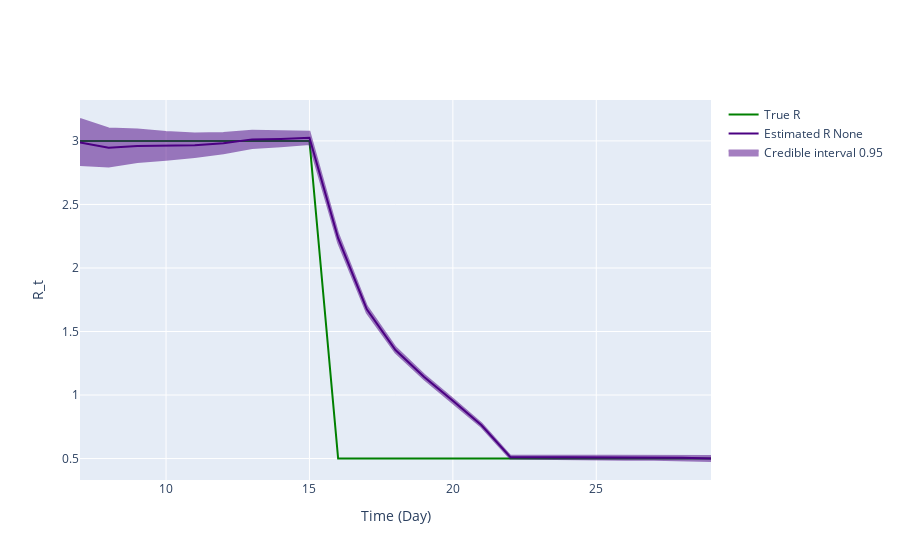

Here is the notebook cell this chart was saved with:
### Code cell
fig = ReproductionNumberPlot()

fig.add_ground_truth_rt(ground_truth)
fig.add_interval_rt(interval)

fig.update_labels(time_label='Time (Day)', r_label='R_t')

fig.show_figure()

### Figure 1 — Plotly figure (JSON) as saved in the notebook; plotly's stock layout.template omitted (floating-point values rounded to 4 significant figures)
{"data": [{"line": {"color": "green"}, "mode": "lines", "name": "True R", "type": "scatter", "x": [7, 8, 9, 10, 11, 12, 13, 14, 15, 16, 17, 18, 19, 20, 21, 22, 23, 24, 25, 26, 27, 28, 29], "y": [3, 3, 3, 3, 3, 3, 3, 3, 3, 0.5, 0.5, 0.5, 0.5, 0.5, 0.5, 0.5, 0.5, 0.5, 0.5, 0.5, 0.5, 0.5, 0.5]}, {"line": {"color": "indigo"}, "mode": "lines", "name": "Estimated R None", "type": "scatter", "x": [7, 8, 9, 10, 11, 12, 13, 14, 15, 16, 17, 18, 19, 20, 21, 22, 23, 24, 25, 26, 27, 28, 29], "y": [2.988, 2.946, 2.961, 2.96, 2.965, 2.982, 3.012, 3.016, 3.024, 2.234, 1.674, 1.355, 1.142, 0.9555, 0.7622, 0.5122, 0.5117, 0.5092, 0.508, 0.5052, 0.5071, 0.5055, 0.5003]}, {"fill": "toself", "fillcolor": "indigo", "line": {"color": "indigo"}, "mode": "lines", "name": "Credible interval 0.95", "opacity": 0.5, "showlegend": true, "type": "scatter", "x": [7, 8, 9, 10, 11, 12, 13, 14, 15, 16, 17, 18, 19, 20, 21, 22, 23, 24, 25, 26, 27, 28, 29, 29, 28, 27, 26, 25, 24, 23, 22, 21, 20, 19, 18, 17, 16, 15, 14, 13, 12, 11, 10, 9, 8, 7], "y": [3.173, 3.098, 3.09, 3.07, 3.059, 3.062, 3.08, 3.074, 3.073, 2.27, 1.7, 1.375, 1.16, 0.9713, 0.7761, 0.5236, 0.5236, 0.522, 0.522, 0.5205, 0.5238, 0.5238, 0.5202, 0.4807, 0.4875, 0.4906, 0.4901, 0.4941, 0.4966, 0.5, 0.5009, 0.7485, 0.9398, 1.124, 1.334, 1.648, 2.199, 2.976, 2.959, 2.945, 2.904, 2.873, 2.852, 2.834, 2.798, 2.81]}], "layout": {"hovermode": "x unified", "xaxis": {"title": {"text": "Time (Day)"}}, "yaxis": {"title": {"text": "R_t"}}}}
